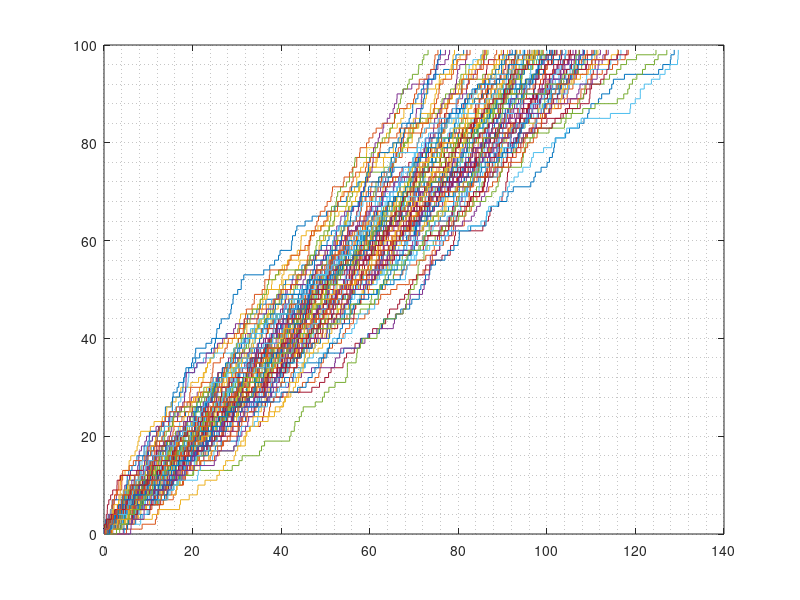

Write the MATLAB code that produced this figure. (Note: this script raises an error after producing the figure.)
numMuestras = 100;
numTime = 100;

t = zeros(numTime,numMuestras);
val = zeros(numTime,numMuestras);
lambda = 1.0;

for u = 1:numMuestras
    for i = 1:numTime
        temp = rand;
        interArribalTime = -1 * log(1-temp)/lambda;
        if i > 1
            t(i,u)=t(i-1,u)+interArribalTime;
            val(i,u) = val(i-1,u)+1;
        end
    end
end
stairs(t,val)
grid minor;

%%Valor esperado

%Teorico
EX4_teo = lambda*4;
EX4_calc = 0;



for i = 1:numMuestras
    temp = 0;
    for u =1:numTime
        if (t(u,i)>4)
            if(temp <= 0)
                temp = u-1;
            end
        end
    end
    EX4_calc = EX4_calc + val(temp,i)/numMuestras;
    
end
EX4_teo
EX4_calc

%%Varianza

VAR7_teo = lambda*7;
VAR7_calc = 0;
EX7_calc = 0;



for i = 1:numMuestras
    temp = 0;
    for u =1:numTime
        if (t(u,i)>7)
            if(temp <= 0)
                temp = u-1;
            end
        end
    end
    EX7_calc = EX7_calc + val(temp,i)/numMuestras;
    
end


for i = 1:numMuestras
    temp = 0;
    for u =1:numTime
        if (t(u,i)>7)
            if(temp <= 0)
                temp = u-1;
            end
        end
    end
    VAR7_calc = VAR7_calc + (val(temp,i)-EX7_calc)^2;
end
VAR7_calc = VAR7_calc /numMuestras;

VAR7_teo
VAR7_calc


%%RXX

RXX58_teo=lambda^2 * 5 * 8 + 5;
RXX58_calc = 0;


for i = 1:numMuestras
    temp1 = 0;
    temp2 = 0;
    for u =1:numTime
        if (t(u,i)>5)
            if(temp1 <= 0)
                temp1 = u-1;
            end
        end
        if (t(u,i)>8)
            if(temp2 <= 0)
                temp2 = u-1;
            end
        end
    end
    RXX58_calc = RXX58_calc + val(temp1,i)*val(temp2,i)/numMuestras;
end

RXX58_teo
RXX58_calc

%%rxx


rxx23_teo=(lambda^2 * 2 * 3 + lambda*2 - lambda*2 *lambda*3)/sqrt((lambda^2 * 2 * 2 + lambda*2 - lambda*2 *lambda*2)*(lambda^2 * 3 * 3 + lambda*3 - lambda*3 *lambda*3));
rxx23_calc = CXX(t,val,numMuestras,numTime,2,3)/(sqrt(CXX(t,val,numMuestras,numTime,2,2)*CXX(t,val,numMuestras,numTime,3,3)));


rxx23_teo
rxx23_calc


%% Punto c


    
